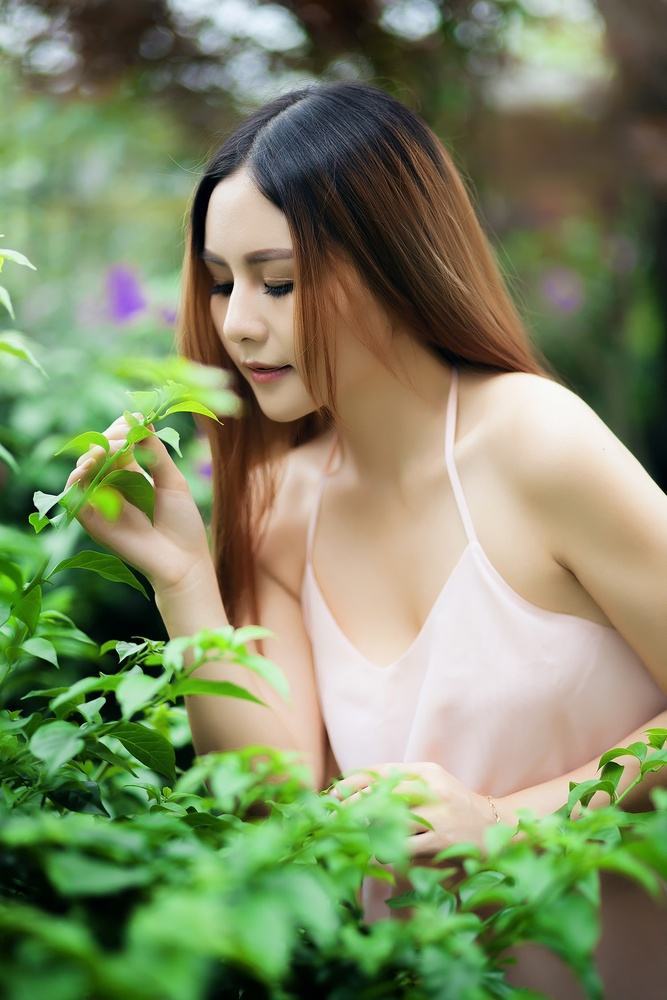
#> input picture opencv/images/demo.jpg, 667 x 1000 px, shrunk from 1500 x 2250 before the run
$ python tutorial_3.py
#> lines starting #> are read from the running program, lines starting #| are printed output that depends on the picture
import cv2 as cv
import numpy as np


def extrace_object_demo():
    capture = cv.VideoCapture("./images/b.mp4")
    while True:
        ret, frame = capture.read()
        if ret == False:
            break
        cv.imshow("video", frame)
        hsv = cv.cvtColor(frame, cv.COLOR_BGR2HSV)
        # lower_hsv = np.array([37, 43, 46])
        # upper_hsv = np.array([77, 255, 255])
        lower_hsv = np.array([0, 43, 46])
        upper_hsv = np.array([10, 255, 255])
        mask = cv.inRange(hsv, lowerb=lower_hsv, upperb=upper_hsv)
        cv.imshow("video", frame)
        cv.imshow("mask", mask)
        c = cv.waitKey(40)
        if c == 27:
            break


def color_space_demo(image):
    gray = cv.cvtColor(image, cv.COLOR_BGR2GRAY)
    cv.imshow("gray", gray)
    hsv = cv.cvtColor(image, cv.COLOR_BGR2HSV)
    cv.imshow("hsv", hsv)
    yuv = cv.cvtColor(image, cv.COLOR_BGR2YUV)
    cv.imshow("yuv", yuv)
    Ycrcb = cv.cvtColor(image, cv.COLOR_BGR2YCrCb)
    cv.imshow('ycrcb', Ycrcb)


print("Hello Python")
src = cv.imread("./images/demo.jpg")
#> src is the input picture: shape (1000, 667, 3); mean B, G, R 100.2, 136.8, 126.2
cv.namedWindow("input image", cv.WINDOW_AUTOSIZE)
cv.imshow("input src", src)
# color_space_demo(src)
# extrace_object_demo()
b, g, r = cv.split(src)
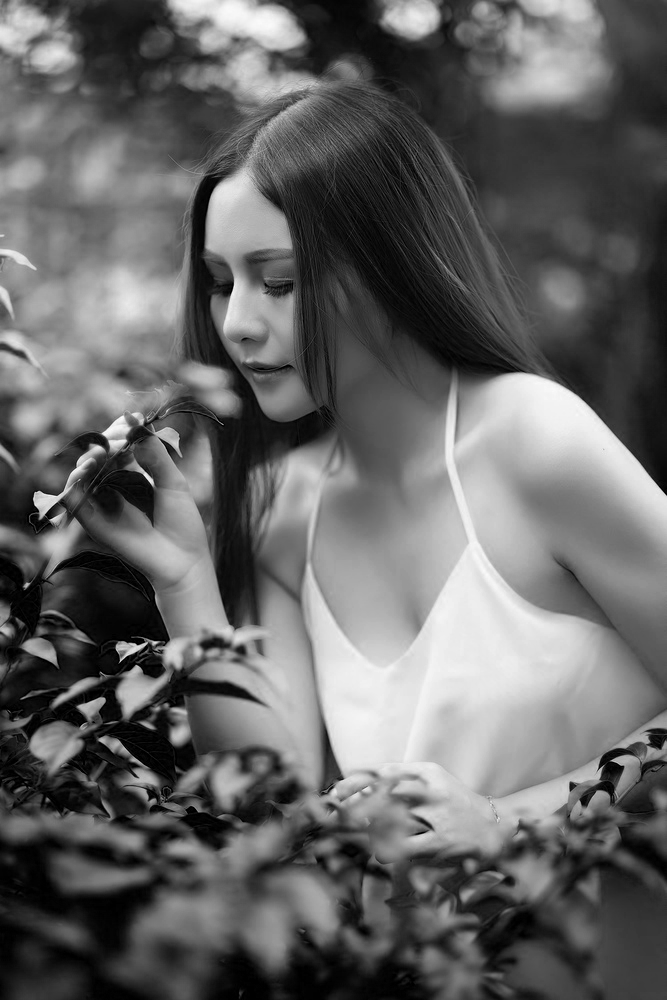
#> b: shape (1000, 667); min 0, max 253, mean 100.2
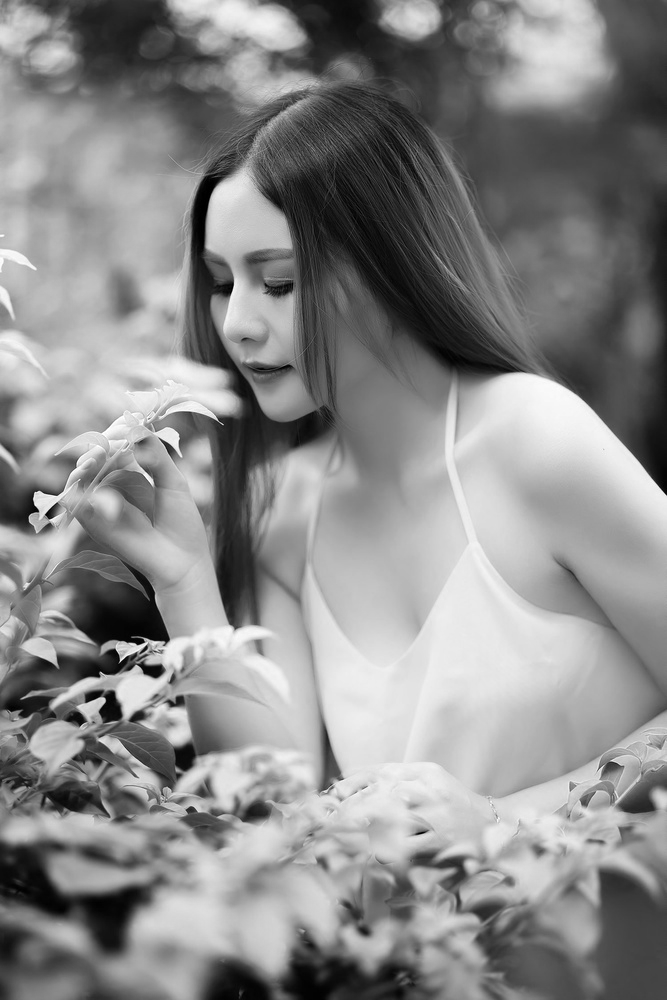
#> g: shape (1000, 667); min 0, max 255, mean 136.8
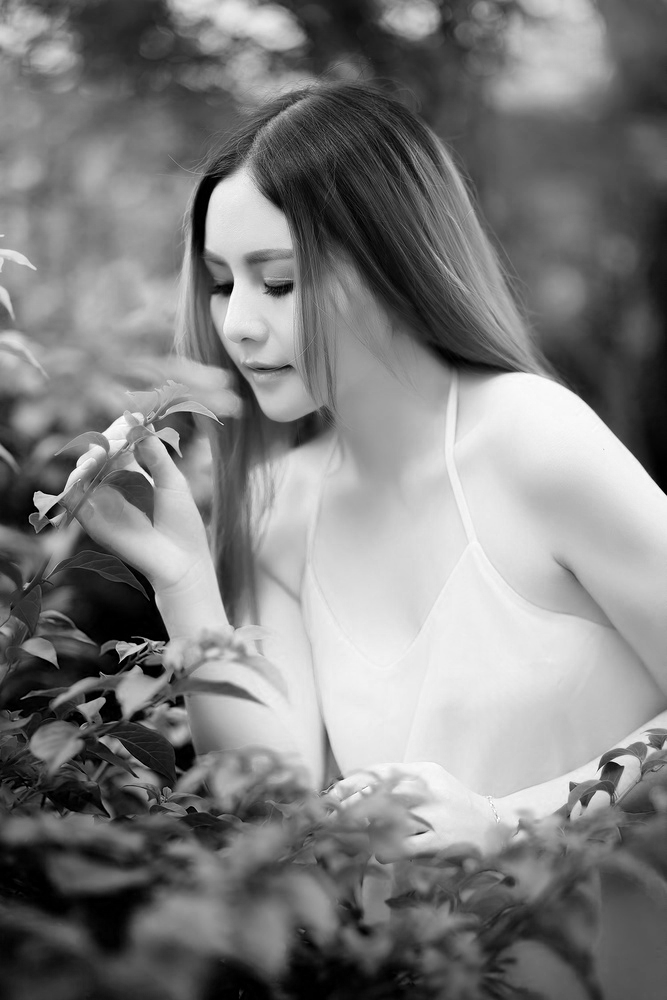
#> r: shape (1000, 667); min 0, max 255, mean 126.2
cv.imshow("blue", b)
cv.imshow("green", g)
cv.imshow("red", r)

src[:, :, 0] = 0
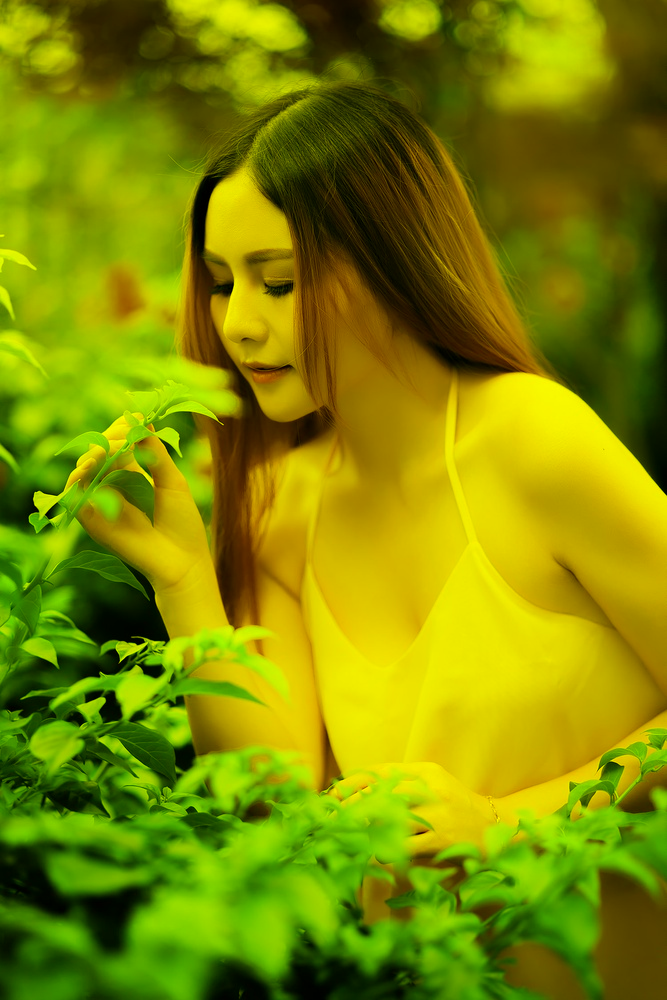
#> src: shape (1000, 667, 3); mean B, G, R 0, 136.8, 126.2
src = cv.merge([b, g, r])

cv.imshow("input image3", src)

cv.waitKey(0)
cv.destroyAllWindows()
